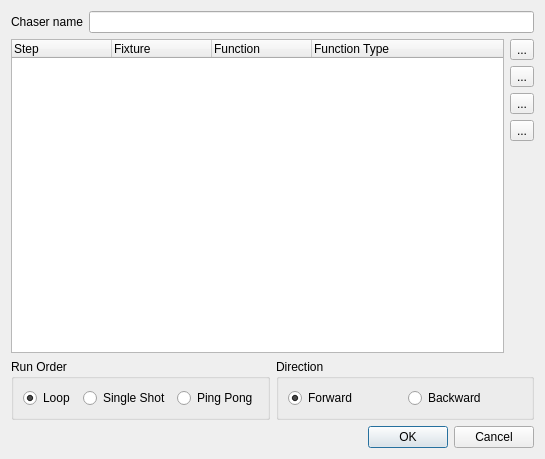
<ui version="4.0" >
 <class>ChaserEditor</class>
 <widget class="QDialog" name="ChaserEditor" >
  <property name="geometry" >
   <rect>
    <x>0</x>
    <y>0</y>
    <width>545</width>
    <height>459</height>
   </rect>
  </property>
  <property name="windowTitle" >
   <string>Chaser editor</string>
  </property>
  <layout class="QVBoxLayout" >
   <item>
    <layout class="QHBoxLayout" >
     <item>
      <widget class="QLabel" name="m_nameLabel" >
       <property name="text" >
        <string>Chaser name</string>
       </property>
      </widget>
     </item>
     <item>
      <widget class="QLineEdit" name="m_nameEdit" />
     </item>
    </layout>
   </item>
   <item>
    <layout class="QHBoxLayout" >
     <item>
      <widget class="QTreeWidget" name="m_tree" >
       <property name="rootIsDecorated" >
        <bool>false</bool>
       </property>
       <property name="itemsExpandable" >
        <bool>false</bool>
       </property>
       <property name="allColumnsShowFocus" >
        <bool>true</bool>
       </property>
       <column>
        <property name="text" >
         <string>Step</string>
        </property>
       </column>
       <column>
        <property name="text" >
         <string>Fixture</string>
        </property>
       </column>
       <column>
        <property name="text" >
         <string>Function</string>
        </property>
       </column>
       <column>
        <property name="text" >
         <string>Function Type</string>
        </property>
       </column>
      </widget>
     </item>
     <item>
      <layout class="QVBoxLayout" >
       <item>
        <widget class="QToolButton" name="m_add" >
         <property name="text" >
          <string>...</string>
         </property>
        </widget>
       </item>
       <item>
        <widget class="QToolButton" name="m_remove" >
         <property name="text" >
          <string>...</string>
         </property>
        </widget>
       </item>
       <item>
        <widget class="QToolButton" name="m_raise" >
         <property name="text" >
          <string>...</string>
         </property>
        </widget>
       </item>
       <item>
        <widget class="QToolButton" name="m_lower" >
         <property name="text" >
          <string>...</string>
         </property>
        </widget>
       </item>
       <item>
        <spacer>
         <property name="orientation" >
          <enum>Qt::Vertical</enum>
         </property>
         <property name="sizeHint" >
          <size>
           <width>20</width>
           <height>40</height>
          </size>
         </property>
        </spacer>
       </item>
      </layout>
     </item>
    </layout>
   </item>
   <item>
    <layout class="QHBoxLayout" >
     <item>
      <widget class="QGroupBox" name="groupBox" >
       <property name="title" >
        <string>Run Order</string>
       </property>
       <layout class="QHBoxLayout" >
        <item>
         <widget class="QRadioButton" name="m_loop" >
          <property name="text" >
           <string>Loop</string>
          </property>
          <property name="checked" >
           <bool>true</bool>
          </property>
         </widget>
        </item>
        <item>
         <widget class="QRadioButton" name="m_singleShot" >
          <property name="text" >
           <string>Single Shot</string>
          </property>
         </widget>
        </item>
        <item>
         <widget class="QRadioButton" name="m_pingPong" >
          <property name="text" >
           <string>Ping Pong</string>
          </property>
         </widget>
        </item>
       </layout>
      </widget>
     </item>
     <item>
      <widget class="QGroupBox" name="groupBox_2" >
       <property name="title" >
        <string>Direction</string>
       </property>
       <layout class="QHBoxLayout" >
        <item>
         <widget class="QRadioButton" name="m_forward" >
          <property name="text" >
           <string>Forward</string>
          </property>
          <property name="checked" >
           <bool>true</bool>
          </property>
         </widget>
        </item>
        <item>
         <widget class="QRadioButton" name="m_backward" >
          <property name="text" >
           <string>Backward</string>
          </property>
         </widget>
        </item>
       </layout>
      </widget>
     </item>
    </layout>
   </item>
   <item>
    <widget class="QDialogButtonBox" name="m_buttonBox" >
     <property name="orientation" >
      <enum>Qt::Horizontal</enum>
     </property>
     <property name="standardButtons" >
      <set>QDialogButtonBox::Cancel|QDialogButtonBox::NoButton|QDialogButtonBox::Ok</set>
     </property>
    </widget>
   </item>
  </layout>
 </widget>
 <resources/>
 <connections>
  <connection>
   <sender>m_buttonBox</sender>
   <signal>accepted()</signal>
   <receiver>ChaserEditor</receiver>
   <slot>accept()</slot>
   <hints>
    <hint type="sourcelabel" >
     <x>248</x>
     <y>254</y>
    </hint>
    <hint type="destinationlabel" >
     <x>157</x>
     <y>274</y>
    </hint>
   </hints>
  </connection>
  <connection>
   <sender>m_buttonBox</sender>
   <signal>rejected()</signal>
   <receiver>ChaserEditor</receiver>
   <slot>reject()</slot>
   <hints>
    <hint type="sourcelabel" >
     <x>316</x>
     <y>260</y>
    </hint>
    <hint type="destinationlabel" >
     <x>286</x>
     <y>274</y>
    </hint>
   </hints>
  </connection>
 </connections>
</ui>
